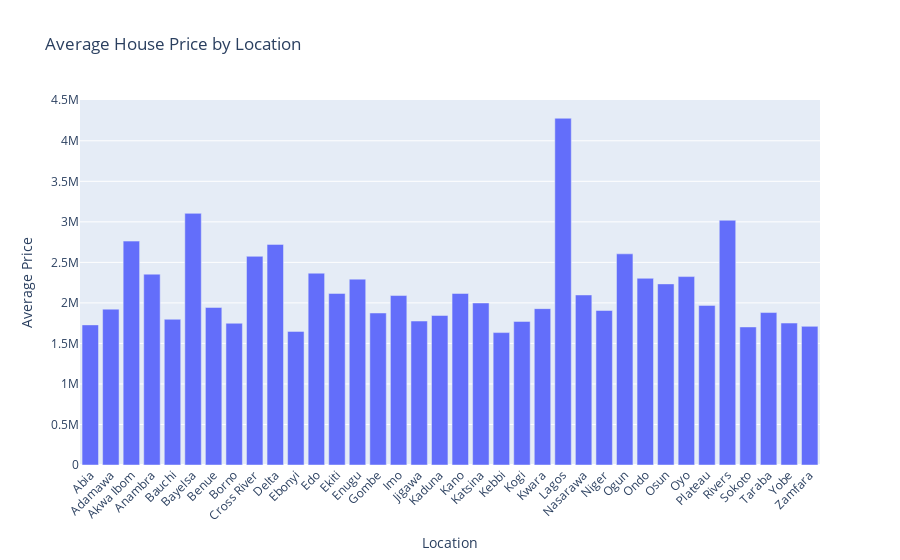

The cell this chart's notebook holds for it:
### Markdown cell above
**Plotting for the Average Price of House by Location**

### Code cell
## Group by 'loc' and calculate the average house price for each location
avg_price_by_loc = train_df.groupby('loc')['price'].mean().reset_index()
avg_price_by_loc.columns = ['Location', 'Average_house_price']

## Create a bar plot for the data
fig = px.bar(avg_price_by_loc, x='Location', y='Average_house_price', title='Average House Price by Location')
fig.update_layout(xaxis_title='Location', yaxis_title='Average Price', xaxis_tickangle=-45)

fig.show()

### Figure 1 — Plotly figure (JSON) as saved in the notebook; plotly's stock layout.template omitted (floating-point values rounded to 4 significant figures)
{"data": [{"alignmentgroup": "True", "hovertemplate": "Location=%{x}<br>Average_house_price=%{y}<extra></extra>", "legendgroup": "", "marker": {"color": "#636efa", "pattern": {"shape": ""}}, "name": "", "offsetgroup": "", "orientation": "v", "showlegend": false, "textposition": "auto", "type": "bar", "x": ["Abia", "Adamawa", "Akwa Ibom", "Anambra", "Bauchi", "Bayelsa", "Benue", "Borno", "Cross River", "Delta", "Ebonyi", "Edo", "Ekiti", "Enugu", "Gombe", "Imo", "Jigawa", "Kaduna", "Kano", "Katsina", "Kebbi", "Kogi", "Kwara", "Lagos", "Nasarawa", "Niger", "Ogun", "Ondo", "Osun", "Oyo", "Plateau", "Rivers", "Sokoto", "Taraba", "Yobe", "Zamfara"], "xaxis": "x", "y": [1729000.0, 1923000.0, 2762000.0, 2354000.0, 1798000.0, 3105000.0, 1944000.0, 1749000.0, 2575000.0, 2722000.0, 1649000.0, 2367000.0, 2117000.0, 2293000.0, 1875000.0, 2091000.0, 1776000.0, 1845000.0, 2117000.0, 1999000.0, 1634000.0, 1771000.0, 1929000.0, 4278000.0, 2098000.0, 1906000.0, 2605000.0, 2303000.0, 2235000.0, 2325000.0, 1969000.0, 3020000.0, 1703000.0, 1881000.0, 1751000.0, 1711000.0], "yaxis": "y"}], "layout": {"barmode": "relative", "legend": {"tracegroupgap": 0}, "title": {"text": "Average House Price by Location"}, "xaxis": {"anchor": "y", "domain": [0, 1], "tickangle": -45, "title": {"text": "Location"}}, "yaxis": {"anchor": "x", "domain": [0, 1], "title": {"text": "Average Price"}}}}
